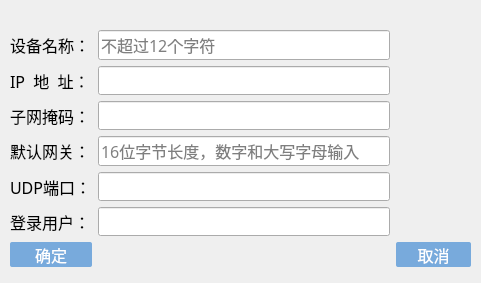
<?xml version="1.0" encoding="UTF-8"?>
<ui version="4.0">
 <class>CAddLC502Dialog</class>
 <widget class="QDialog" name="CAddLC502Dialog">
  <property name="geometry">
   <rect>
    <x>0</x>
    <y>0</y>
    <width>481</width>
    <height>283</height>
   </rect>
  </property>
  <property name="windowTitle">
   <string>Dialog</string>
  </property>
  <widget class="QWidget" name="">
   <property name="geometry">
    <rect>
     <x>10</x>
     <y>30</y>
     <width>461</width>
     <height>237</height>
    </rect>
   </property>
   <layout class="QGridLayout" name="gridLayout">
    <item row="0" column="0">
     <widget class="QLabel" name="label_4">
      <property name="font">
       <font>
        <family>Microsoft YaHei</family>
        <pointsize>12</pointsize>
       </font>
      </property>
      <property name="styleSheet">
       <string notr="true">QLabel
{
color: &quot;#2e4a66&quot;;
}</string>
      </property>
      <property name="text">
       <string>设备名称：</string>
      </property>
     </widget>
    </item>
    <item row="0" column="1">
     <widget class="QLineEdit" name="add_name_lineEdit">
      <property name="font">
       <font>
        <family>微软雅黑</family>
        <pointsize>12</pointsize>
       </font>
      </property>
      <property name="styleSheet">
       <string notr="true">QLineEdit
{
	font-family:&quot;微软雅黑&quot;;
	color: &quot;#2e4a66&quot;;
}</string>
      </property>
      <property name="maxLength">
       <number>12</number>
      </property>
      <property name="placeholderText">
       <string>不超过12个字符</string>
      </property>
     </widget>
    </item>
    <item row="1" column="0">
     <widget class="QLabel" name="label">
      <property name="font">
       <font>
        <family>Microsoft YaHei</family>
        <pointsize>12</pointsize>
       </font>
      </property>
      <property name="styleSheet">
       <string notr="true">QLabel
{
color: &quot;#2e4a66&quot;;
}</string>
      </property>
      <property name="text">
       <string>IP  地  址：</string>
      </property>
     </widget>
    </item>
    <item row="1" column="1">
     <widget class="QLineEdit" name="add_ip_lineEdit">
      <property name="font">
       <font>
        <family>微软雅黑</family>
        <pointsize>12</pointsize>
       </font>
      </property>
      <property name="styleSheet">
       <string notr="true">QLineEdit
{
	font-family:&quot;微软雅黑&quot;;
	color: &quot;#2e4a66&quot;;
}</string>
      </property>
     </widget>
    </item>
    <item row="2" column="0">
     <widget class="QLabel" name="label_2">
      <property name="font">
       <font>
        <family>Microsoft YaHei</family>
        <pointsize>12</pointsize>
       </font>
      </property>
      <property name="styleSheet">
       <string notr="true">QLabel
{
color: &quot;#2e4a66&quot;;
}</string>
      </property>
      <property name="text">
       <string>子网掩码：</string>
      </property>
     </widget>
    </item>
    <item row="2" column="1">
     <widget class="QLineEdit" name="add_mask_lineEdit">
      <property name="font">
       <font>
        <family>微软雅黑</family>
        <pointsize>12</pointsize>
       </font>
      </property>
      <property name="styleSheet">
       <string notr="true">QLineEdit
{
	font-family:&quot;微软雅黑&quot;;
	color: &quot;#2e4a66&quot;;
}</string>
      </property>
     </widget>
    </item>
    <item row="3" column="0">
     <widget class="QLabel" name="label_3">
      <property name="font">
       <font>
        <family>Microsoft YaHei</family>
        <pointsize>12</pointsize>
       </font>
      </property>
      <property name="styleSheet">
       <string notr="true">QLabel
{
color: &quot;#2e4a66&quot;;
}</string>
      </property>
      <property name="text">
       <string>默认网关：</string>
      </property>
     </widget>
    </item>
    <item row="3" column="1">
     <widget class="QLineEdit" name="add_gateway_lineEdit">
      <property name="font">
       <font>
        <family>微软雅黑</family>
        <pointsize>12</pointsize>
       </font>
      </property>
      <property name="styleSheet">
       <string notr="true">QLineEdit
{
	font-family:&quot;微软雅黑&quot;;
	color: &quot;#2e4a66&quot;;
}</string>
      </property>
      <property name="maxLength">
       <number>16</number>
      </property>
      <property name="placeholderText">
       <string>16位字节长度，数字和大写字母输入</string>
      </property>
     </widget>
    </item>
    <item row="4" column="0">
     <widget class="QLabel" name="label_5">
      <property name="font">
       <font>
        <family>Microsoft YaHei</family>
        <pointsize>12</pointsize>
       </font>
      </property>
      <property name="styleSheet">
       <string notr="true">QLabel
{
color: &quot;#2e4a66&quot;;
}</string>
      </property>
      <property name="text">
       <string>UDP端口：</string>
      </property>
     </widget>
    </item>
    <item row="4" column="1">
     <widget class="QLineEdit" name="add_udpPort_lineEdit">
      <property name="font">
       <font>
        <family>微软雅黑</family>
        <pointsize>12</pointsize>
       </font>
      </property>
      <property name="styleSheet">
       <string notr="true">QLineEdit
{
	font-family:&quot;微软雅黑&quot;;
	color: &quot;#2e4a66&quot;;
}</string>
      </property>
      <property name="maxLength">
       <number>16</number>
      </property>
      <property name="placeholderText">
       <string/>
      </property>
     </widget>
    </item>
    <item row="5" column="0">
     <widget class="QLabel" name="label_6">
      <property name="font">
       <font>
        <family>Microsoft YaHei</family>
        <pointsize>12</pointsize>
       </font>
      </property>
      <property name="styleSheet">
       <string notr="true">QLabel
{
color: &quot;#2e4a66&quot;;
}</string>
      </property>
      <property name="text">
       <string>登录用户：</string>
      </property>
     </widget>
    </item>
    <item row="5" column="1">
     <widget class="QLineEdit" name="add_loginUser_lineEdit">
      <property name="font">
       <font>
        <family>微软雅黑</family>
        <pointsize>12</pointsize>
       </font>
      </property>
      <property name="styleSheet">
       <string notr="true">QLineEdit
{
	font-family:&quot;微软雅黑&quot;;
	color: &quot;#2e4a66&quot;;
}</string>
      </property>
      <property name="maxLength">
       <number>16</number>
      </property>
      <property name="placeholderText">
       <string/>
      </property>
     </widget>
    </item>
    <item row="6" column="0">
     <widget class="QPushButton" name="add_ok_pushButton">
      <property name="font">
       <font>
        <family>Microsoft YaHei</family>
        <pointsize>12</pointsize>
       </font>
      </property>
      <property name="styleSheet">
       <string notr="true">QPushButton{

        border-radius: 2px;

        border: none;

        width: 75px;

        height: 25px;
        background-color:rgb(0,0,0,0);

}

QPushButton:enabled {

        background: rgb(120, 170, 220);

        color: white;

}

QPushButton:!enabled {

        background: rgb(180, 180, 180);

        color: white;

}

QPushButton:enabled:hover{

        background: rgb(100, 160, 220);

}

QPushButton:enabled:pressed{

        background: rgb(0, 78, 161);

}

 

QPushButton#blueButton {

        color: white;

}

QPushButton#blueButton:enabled {

        background: rgb(0, 78, 161);

        color: white;

}

QPushButton:!enabled {

        background: rgb(180, 180, 180);

        color: white;

}

QPushButton#blueButton:enabled:hover {

        background: rgb(2, 65, 132);

}

QPushButton#blueButton:enabled:pressed {

        background: rgb(6, 94, 187);

}</string>
      </property>
      <property name="text">
       <string>确定</string>
      </property>
     </widget>
    </item>
    <item row="6" column="1">
     <spacer name="horizontalSpacer">
      <property name="orientation">
       <enum>Qt::Horizontal</enum>
      </property>
      <property name="sizeHint" stdset="0">
       <size>
        <width>128</width>
        <height>20</height>
       </size>
      </property>
     </spacer>
    </item>
    <item row="6" column="2">
     <widget class="QPushButton" name="add_cancel_pushButton">
      <property name="font">
       <font>
        <family>Microsoft YaHei</family>
        <pointsize>12</pointsize>
       </font>
      </property>
      <property name="styleSheet">
       <string notr="true">QPushButton{

        border-radius: 2px;

        border: none;

        width: 75px;

        height: 25px;
        background-color:rgb(0,0,0,0);

}

QPushButton:enabled {

        background: rgb(120, 170, 220);

        color: white;

}

QPushButton:!enabled {

        background: rgb(180, 180, 180);

        color: white;

}

QPushButton:enabled:hover{

        background: rgb(100, 160, 220);

}

QPushButton:enabled:pressed{

        background: rgb(0, 78, 161);

}

 

QPushButton#blueButton {

        color: white;

}

QPushButton#blueButton:enabled {

        background: rgb(0, 78, 161);

        color: white;

}

QPushButton:!enabled {

        background: rgb(180, 180, 180);

        color: white;

}

QPushButton#blueButton:enabled:hover {

        background: rgb(2, 65, 132);

}

QPushButton#blueButton:enabled:pressed {

        background: rgb(6, 94, 187);

}</string>
      </property>
      <property name="text">
       <string>取消</string>
      </property>
     </widget>
    </item>
   </layout>
  </widget>
 </widget>
 <resources/>
 <connections/>
</ui>
